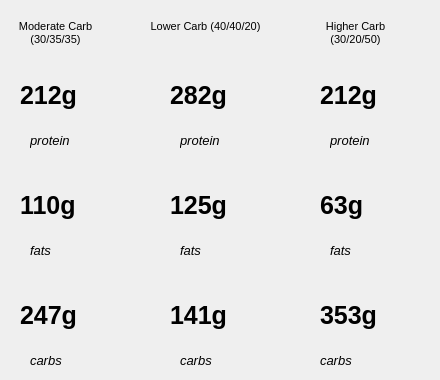
            <widget class="QWidget" name="tab_2">
             <attribute name="title">
              <string>Cutting</string>
             </attribute>
             <widget class="QLabel" name="label_50">
              <property name="geometry">
               <rect>
                <x>180</x>
                <y>240</y>
                <width>61</width>
                <height>21</height>
               </rect>
              </property>
              <property name="font">
               <font>
                <pointsize>10</pointsize>
                <italic>true</italic>
               </font>
              </property>
              <property name="text">
               <string>fats</string>
              </property>
             </widget>
             <widget class="QLabel" name="label_51">
              <property name="geometry">
               <rect>
                <x>180</x>
                <y>350</y>
                <width>61</width>
                <height>21</height>
               </rect>
              </property>
              <property name="font">
               <font>
                <pointsize>10</pointsize>
                <italic>true</italic>
               </font>
              </property>
              <property name="text">
               <string>carbs</string>
              </property>
             </widget>
             <widget class="QLabel" name="label_52">
              <property name="geometry">
               <rect>
                <x>30</x>
                <y>130</y>
                <width>61</width>
                <height>21</height>
               </rect>
              </property>
              <property name="font">
               <font>
                <pointsize>10</pointsize>
                <italic>true</italic>
               </font>
              </property>
              <property name="text">
               <string>protein</string>
              </property>
             </widget>
             <widget class="QLabel" name="txtCutHigF">
              <property name="enabled">
               <bool>true</bool>
              </property>
              <property name="geometry">
               <rect>
                <x>320</x>
                <y>180</y>
                <width>111</width>
                <height>51</height>
               </rect>
              </property>
              <property name="font">
               <font>
                <pointsize>19</pointsize>
                <weight>75</weight>
                <bold>true</bold>
               </font>
              </property>
              <property name="text">
               <string>63g</string>
              </property>
             </widget>
             <widget class="QLabel" name="label_53">
              <property name="geometry">
               <rect>
                <x>150</x>
                <y>20</y>
                <width>111</width>
                <height>41</height>
               </rect>
              </property>
              <property name="font">
               <font>
                <pointsize>8</pointsize>
               </font>
              </property>
              <property name="text">
               <string>Lower Carb (40/40/20)</string>
              </property>
              <property name="alignment">
               <set>Qt::AlignHCenter|Qt::AlignTop</set>
              </property>
              <property name="wordWrap">
               <bool>true</bool>
              </property>
             </widget>
             <widget class="QLabel" name="txtCutModF">
              <property name="enabled">
               <bool>true</bool>
              </property>
              <property name="geometry">
               <rect>
                <x>20</x>
                <y>180</y>
                <width>111</width>
                <height>51</height>
               </rect>
              </property>
              <property name="font">
               <font>
                <pointsize>19</pointsize>
                <weight>75</weight>
                <bold>true</bold>
               </font>
              </property>
              <property name="text">
               <string>110g</string>
              </property>
             </widget>
             <widget class="QLabel" name="txtCutLowF">
              <property name="enabled">
               <bool>true</bool>
              </property>
              <property name="geometry">
               <rect>
                <x>170</x>
                <y>180</y>
                <width>111</width>
                <height>51</height>
               </rect>
              </property>
              <property name="font">
               <font>
                <pointsize>19</pointsize>
                <weight>75</weight>
                <bold>true</bold>
               </font>
              </property>
              <property name="text">
               <string>125g</string>
              </property>
             </widget>
             <widget class="QLabel" name="label_54">
              <property name="geometry">
               <rect>
                <x>30</x>
                <y>240</y>
                <width>61</width>
                <height>21</height>
               </rect>
              </property>
              <property name="font">
               <font>
                <pointsize>10</pointsize>
                <italic>true</italic>
               </font>
              </property>
              <property name="text">
               <string>fats</string>
              </property>
             </widget>
             <widget class="QLabel" name="label_55">
              <property name="geometry">
               <rect>
                <x>0</x>
                <y>20</y>
                <width>111</width>
                <height>41</height>
               </rect>
              </property>
              <property name="font">
               <font>
                <pointsize>8</pointsize>
               </font>
              </property>
              <property name="text">
               <string>Moderate Carb (30/35/35)</string>
              </property>
              <property name="alignment">
               <set>Qt::AlignHCenter|Qt::AlignTop</set>
              </property>
              <property name="wordWrap">
               <bool>true</bool>
              </property>
             </widget>
             <widget class="QLabel" name="txtCutLowP">
              <property name="enabled">
               <bool>true</bool>
              </property>
              <property name="geometry">
               <rect>
                <x>170</x>
                <y>70</y>
                <width>111</width>
                <height>51</height>
               </rect>
              </property>
              <property name="font">
               <font>
                <pointsize>19</pointsize>
                <weight>75</weight>
                <bold>true</bold>
               </font>
              </property>
              <property name="text">
               <string>282g</string>
              </property>
             </widget>
             <widget class="QLabel" name="txtCutModP">
              <property name="enabled">
               <bool>true</bool>
              </property>
              <property name="geometry">
               <rect>
                <x>20</x>
                <y>70</y>
                <width>111</width>
                <height>51</height>
               </rect>
              </property>
              <property name="font">
               <font>
                <pointsize>19</pointsize>
                <weight>75</weight>
                <bold>true</bold>
               </font>
              </property>
              <property name="text">
               <string>212g</string>
              </property>
             </widget>
             <widget class="QLabel" name="label_56">
              <property name="geometry">
               <rect>
                <x>300</x>
                <y>20</y>
                <width>111</width>
                <height>41</height>
               </rect>
              </property>
              <property name="font">
               <font>
                <pointsize>8</pointsize>
               </font>
              </property>
              <property name="text">
               <string>Higher Carb (30/20/50)</string>
              </property>
              <property name="alignment">
               <set>Qt::AlignHCenter|Qt::AlignTop</set>
              </property>
              <property name="wordWrap">
               <bool>true</bool>
              </property>
             </widget>
             <widget class="QLabel" name="txtCutHigC">
              <property name="enabled">
               <bool>true</bool>
              </property>
              <property name="geometry">
               <rect>
                <x>320</x>
                <y>290</y>
                <width>111</width>
                <height>51</height>
               </rect>
              </property>
              <property name="font">
               <font>
                <pointsize>19</pointsize>
                <weight>75</weight>
                <bold>true</bold>
               </font>
              </property>
              <property name="text">
               <string>353g</string>
              </property>
             </widget>
             <widget class="QLabel" name="label_57">
              <property name="geometry">
               <rect>
                <x>30</x>
                <y>350</y>
                <width>61</width>
                <height>21</height>
               </rect>
              </property>
              <property name="font">
               <font>
                <pointsize>10</pointsize>
                <italic>true</italic>
               </font>
              </property>
              <property name="text">
               <string>carbs</string>
              </property>
             </widget>
             <widget class="QLabel" name="label_58">
              <property name="geometry">
               <rect>
                <x>320</x>
                <y>350</y>
                <width>61</width>
                <height>21</height>
               </rect>
              </property>
              <property name="font">
               <font>
                <pointsize>10</pointsize>
                <italic>true</italic>
               </font>
              </property>
              <property name="text">
               <string>carbs</string>
              </property>
             </widget>
             <widget class="QLabel" name="label_59">
              <property name="geometry">
               <rect>
                <x>180</x>
                <y>130</y>
                <width>61</width>
                <height>21</height>
               </rect>
              </property>
              <property name="font">
               <font>
                <pointsize>10</pointsize>
                <italic>true</italic>
               </font>
              </property>
              <property name="text">
               <string>protein</string>
              </property>
             </widget>
             <widget class="QLabel" name="txtCutLowC">
              <property name="enabled">
               <bool>true</bool>
              </property>
              <property name="geometry">
               <rect>
                <x>170</x>
                <y>290</y>
                <width>111</width>
                <height>51</height>
               </rect>
              </property>
              <property name="font">
               <font>
                <pointsize>19</pointsize>
                <weight>75</weight>
                <bold>true</bold>
               </font>
              </property>
              <property name="text">
               <string>141g</string>
              </property>
             </widget>
             <widget class="QLabel" name="txtCutHigP">
              <property name="enabled">
               <bool>true</bool>
              </property>
              <property name="geometry">
               <rect>
                <x>320</x>
                <y>70</y>
                <width>111</width>
                <height>51</height>
               </rect>
              </property>
              <property name="font">
               <font>
                <pointsize>19</pointsize>
                <weight>75</weight>
                <bold>true</bold>
               </font>
              </property>
              <property name="text">
               <string>212g</string>
              </property>
             </widget>
             <widget class="QLabel" name="txtCutModC">
              <property name="enabled">
               <bool>true</bool>
              </property>
              <property name="geometry">
               <rect>
                <x>20</x>
                <y>290</y>
                <width>111</width>
                <height>51</height>
               </rect>
              </property>
              <property name="font">
               <font>
                <pointsize>19</pointsize>
                <weight>75</weight>
                <bold>true</bold>
               </font>
              </property>
              <property name="text">
               <string>247g</string>
              </property>
             </widget>
             <widget class="QLabel" name="label_60">
              <property name="geometry">
               <rect>
                <x>330</x>
                <y>130</y>
                <width>61</width>
                <height>21</height>
               </rect>
              </property>
              <property name="font">
               <font>
                <pointsize>10</pointsize>
                <italic>true</italic>
               </font>
              </property>
              <property name="text">
               <string>protein</string>
              </property>
             </widget>
             <widget class="QLabel" name="label_61">
              <property name="geometry">
               <rect>
                <x>330</x>
                <y>240</y>
                <width>61</width>
                <height>21</height>
               </rect>
              </property>
              <property name="font">
               <font>
                <pointsize>10</pointsize>
                <italic>true</italic>
               </font>
              </property>
              <property name="text">
               <string>fats</string>
              </property>
             </widget>
            </widget>
